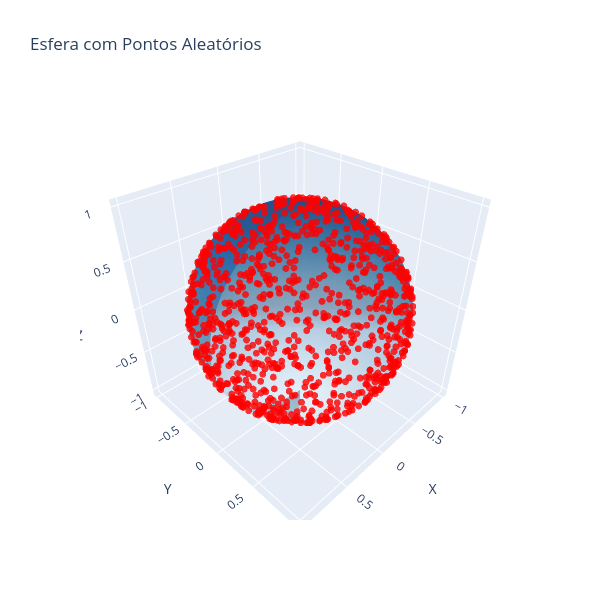

Here is the notebook cell this chart was saved with:
### Markdown cell above
### Atividade 1
Gere mil pontos aleatoriamente na esfera e trace um gráfico dos pontos gerados. Inspecione se os pontos estão uniformemente distribuidos pela superfície da esfera.

### Code cell
n_points = 1000

# Gerar direções aleatórias uniformes
p = np.random.randn(n_points, 3) # Gaussiana ao invés de uniforme
p /= np.linalg.norm(p, axis=1)[:, np.newaxis]

fig = go.Figure()
fig.add_trace(go.Surface(
    x=X, y=Y, z=Z,
    colorscale='Blues',   # Cor da esfera
    opacity=0.7,
    showscale=False,      # Remove a barra de cores lateral
    name='Esfera'
))

fig.add_trace(go.Scatter3d(
    x=p[:, 0], y=p[:, 1], z=p[:, 2],
    mode='markers',       # Define que são apenas pontos, sem linhas
    marker=dict(
        size=4,           # Tamanho da bolinha
        color='red',      # Cor
        opacity=0.8       # Transparência do ponto
    ),
    name='Pontos Aleatórios'
))

fig.update_layout(
    title='Esfera com Pontos Aleatórios',
    autosize=False,
    width=600, height=600,
    scene=dict(
        aspectmode='data', # Força proporção 1:1:1 (esfera perfeita)
        xaxis_title='X',
        yaxis_title='Y',
        zaxis_title='Z',
    )
)

fig.show()

### Figure 1 — Plotly figure (JSON) as saved in the notebook; plotly's stock layout.template omitted (floating-point values rounded to 4 significant figures; data arrays with more than 128 entries replaced by an {"elided": "..."} marker saying what was removed)
{"data": [{"colorscale": [[0, "rgb(247,251,255)"], [0.125, "rgb(222,235,247)"], [0.25, "rgb(198,219,239)"], [0.375, "rgb(158,202,225)"], [0.5, "rgb(107,174,214)"], [0.625, "rgb(66,146,198)"], [0.75, "rgb(33,113,181)"], [0.875, "rgb(8,81,156)"], [1, "rgb(8,48,107)"]], "name": "Esfera", "opacity": 0.7, "showscale": false, "type": "surface", "x": {"elided": "50x50 float values"}, "y": {"elided": "50x50 float values"}, "z": {"elided": "50x50 float values"}}, {"marker": {"color": "red", "opacity": 0.8, "size": 4}, "mode": "markers", "name": "Pontos Aleatórios", "type": "scatter3d", "x": {"elided": "1000 float values"}, "y": {"elided": "1000 float values"}, "z": {"elided": "1000 float values"}}], "layout": {"autosize": false, "height": 600, "scene": {"aspectmode": "data", "xaxis": {"title": {"text": "X"}}, "yaxis": {"title": {"text": "Y"}}, "zaxis": {"title": {"text": "Z"}}}, "title": {"text": "Esfera com Pontos Aleatórios"}, "width": 600}}
